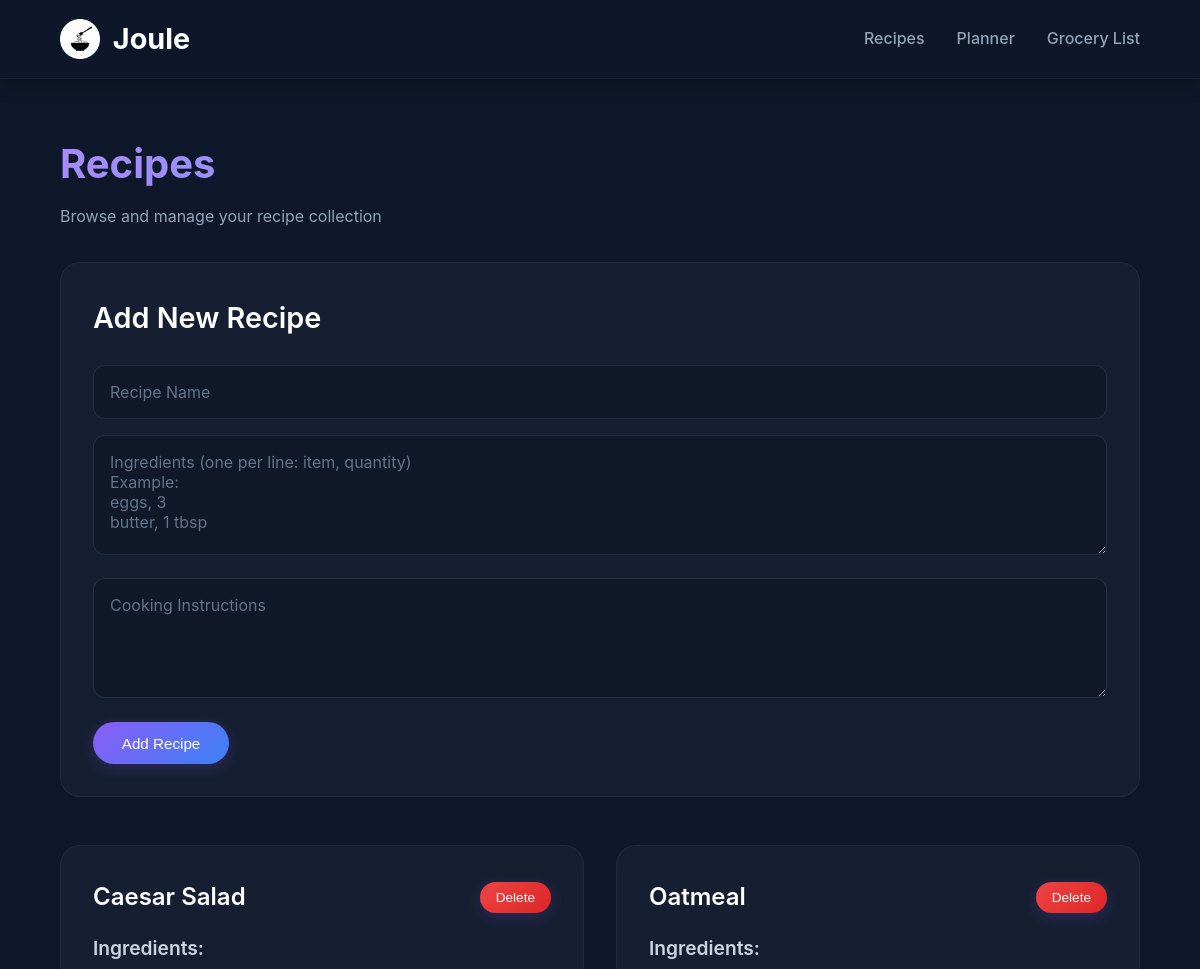
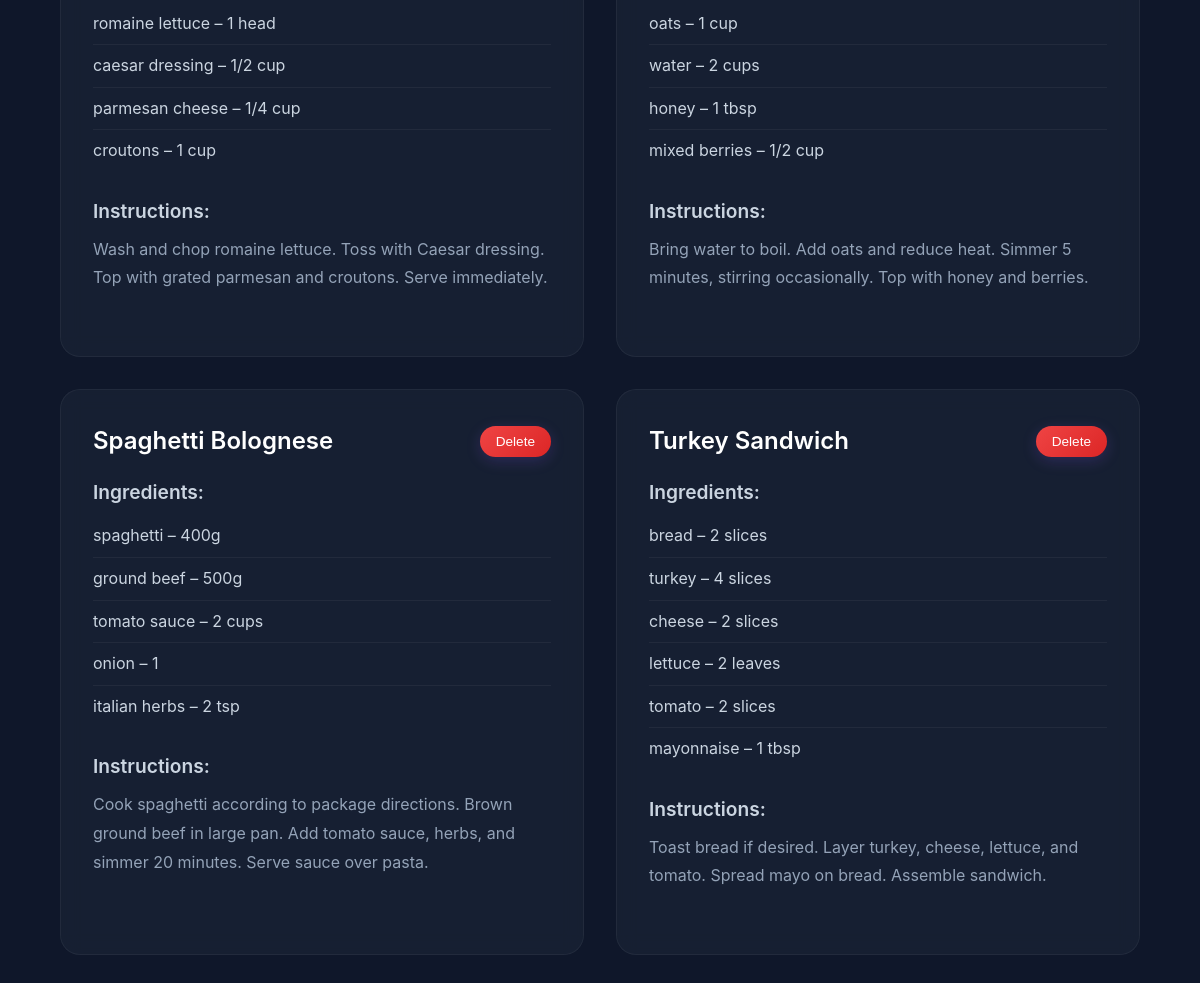
Page /recipes on the earlier database version (2 pictures, top to bottom).
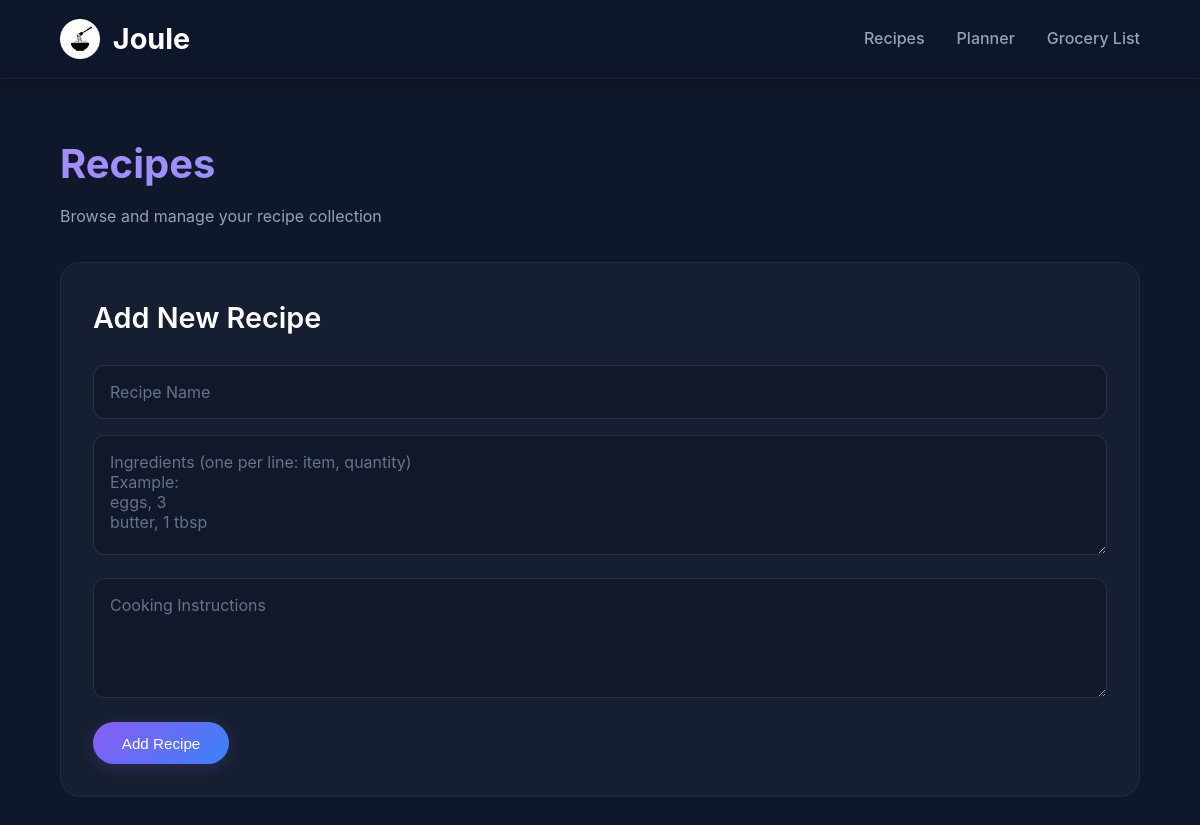
Same page on the later database version.
### tables this page shows
CREATE TABLE recipes (
                id INTEGER PRIMARY KEY AUTOINCREMENT,
                name TEXT NOT NULL,
                instructions TEXT NOT NULL
            );

CREATE TABLE ingredients (
                id INTEGER PRIMARY KEY AUTOINCREMENT,
                recipe_id INTEGER NOT NULL,
                item TEXT NOT NULL,
                quantity TEXT NOT NULL,
                FOREIGN KEY (recipe_id) REFERENCES recipes (id) ON DELETE CASCADE
            );

### app.py (the view)
@app.route('/recipes')
def recipes():
    with closing(get_db()) as db:
        recipes = db.execute('SELECT * FROM recipes ORDER BY name').fetchall()
        recipe_list = []
        for recipe in recipes:
            ingredients = db.execute('SELECT item, quantity FROM ingredients WHERE recipe_id = ?', (recipe['id'],)).fetchall()
            recipe_list.append({
                'id': recipe['id'],
                'name': recipe['name'],
                'instructions': recipe['instructions'],
                'ingredients': ingredients
            })
    return render_template('recipes.html', recipes=recipe_list)

### app.py (called while the page is built)
def get_db():
    conn = sqlite3.connect(app.config['DATABASE'])
    conn.row_factory = sqlite3.Row
    return conn

### templates/recipes.html (shortened to what this page needs)
{% extends "base.html" %}
{% block content %}
<h2>Recipes</h2>
<p>Browse and manage your recipe collection</p>
<div class="recipe-form">
    <h3>Add New Recipe</h3>
    <input type="text" id="recipe-name" placeholder="Recipe Name">
    <textarea id="recipe-ingredients" placeholder="Ingredients (one per line: item, quantity)&#10;Example:&#10;eggs, 3&#10;butter, 1 tbsp"></textarea>
    <textarea id="recipe-instructions" placeholder="Cooking Instructions"></textarea>
    <button onclick="addRecipe()" class="btn">Add Recipe</button>
</div>
<div class="recipes-list">
    {% for r in recipes %}
    <div class="recipe-card">
        <div style="display: flex; justify-content: space-between; align-items: center; margin-bottom: 1rem;">
            <h3 style="margin-bottom: 0;">{{ r.name }}</h3>
            <button onclick="deleteRecipe({{ r.id }}, '{{ r.name }}')" class="btn" style="background: linear-gradient(135deg, #ef4444 0%, #dc2626 100%); padding: 0.5rem 1rem; font-size: 0.85rem;">Delete</button>
        </div>
        <div class="recipe-section">
            <h4>Ingredients:</h4>
            <ul class="ingredients-list">
                {% for ing in r.ingredients %}
                <li>{{ ing.item }} – {{ ing.quantity }}</li>
                {% endfor %}
            </ul>
        </div>
        <div class="recipe-section">
            <h4>Instructions:</h4>
            <p class="recipe-instructions">{{ r.instructions }}</p>
        </div>
    </div>
    {% endfor %}
</div>
{% endblock %}

### templates/base.html (shortened to what this page needs)
<!DOCTYPE html>
<html lang="en">
<head>
    <link rel="stylesheet" type="text/css" href="./static/css/styles.css">
</head>
<body>
<nav>
    <div class="nav-content">
        <div class="logo-container" onclick="location.href='/';" style="cursor: pointer;">
            <img src="./static/images/logo.png" alt="Joule Logo">
            <div class="logo-text">Joule</div>
        </div>
        <div class="nav-links" id="navLinks">
            <a href="/recipes">Recipes</a>
            <a href="/meal-plan">Planner</a>
            <a href="/grocery-list">Grocery List</a>
        </div>
    </div>
</nav>
<div class="container">
    {% block content %}{% endblock %}
</div>
</body>
</html>

### static/css/styles.css (style rules this page uses)
* { margin: 0; padding: 0; box-sizing: border-box; }
body { font-family: -apple-system, BlinkMacSystemFont, 'Segoe UI', Roboto, Oxygen, Ubuntu, Cantarell, sans-serif; line-height: 1.6; color: #e2e8f0; background: #0f172a; overflow-x: hidden; }
nav { position: fixed; top: 0; width: 100%; background: rgba(15, 23, 42, 0.95); backdrop-filter: blur(10px); padding: 1rem 5%; z-index: 1000; box-shadow: 0 2px 20px rgba(0, 0, 0, 0.3); border-bottom: 1px solid rgba(255, 255, 255, 0.05); }
.nav-content { max-width: 1200px; margin: 0 auto; display: flex; justify-content: space-between; align-items: center; }
.logo-container { display: flex; align-items: center; gap: 0.8rem; }
.logo-container img { width: 40px; height: 40px; object-fit: contain; }
.logo-text { font-size: 1.8rem; font-weight: 700; color: #ffffff; }
.nav-links { display: flex; gap: 2rem; align-items: center; }
.nav-links a { text-decoration: none; color: #94a3b8; font-weight: 500; transition: color 0.3s ease; white-space: nowrap; }
.container { max-width: 1200px; margin: 100px auto 2rem; padding: 2rem 5%; }
h2 { font-size: 2.5rem; font-weight: 700; margin-bottom: 0.5rem; background: linear-gradient(135deg, #a78bfa 0%, #60a5fa 100%); -webkit-background-clip: text; -webkit-text-fill-color: transparent; background-clip: text; }
h3 { font-size: 1.8rem; font-weight: 600; color: #ffffff; margin-bottom: 1rem; }
p { color: #94a3b8; margin-bottom: 2rem; }
.btn { padding: 0.8rem 1.8rem; background: linear-gradient(135deg, #8b5cf6 0%, #3b82f6 100%); color: white; border: none; border-radius: 25px; font-weight: 500; font-size: 0.95rem; cursor: pointer; transition: all 0.3s ease; box-shadow: 0 4px 15px rgba(139, 92, 246, 0.2); }
.recipe-form { background: rgba(30, 41, 59, 0.5); border: 1px solid rgba(255, 255, 255, 0.05); border-radius: 20px; padding: 2rem; margin-bottom: 3rem; backdrop-filter: blur(10px); }
.recipe-form h3 { margin-bottom: 1.5rem; }
.recipe-form input, .recipe-form textarea { width: 100%; padding: 1rem; margin-bottom: 1rem; background: rgba(15, 23, 42, 0.8); border: 1px solid rgba(255, 255, 255, 0.1); border-radius: 12px; color: #e2e8f0; font-family: inherit; font-size: 1rem; transition: all 0.3s ease; }
.recipe-form textarea { min-height: 120px; resize: vertical; }
.recipe-form input::placeholder, .recipe-form textarea::placeholder { color: #64748b; }

Differences in the rows shown:
removed recipes: name "Caesar Salad", instructions "Wash and chop romaine lettuce. Toss with Caesar dressing. Top with grated parmesan and croutons. Serve immediately."
no longer on this page (row edited): ingredients: item "romaine lettuce", quantity "1 head", shown under "Caesar Salad"
no longer on this page (row edited): ingredients: item "caesar dressing", quantity "1/2 cup", shown under "Caesar Salad"
removed ingredients: item "parmesan cheese", quantity "1/4 cup", shown under "Caesar Salad"
removed ingredients: item "croutons", quantity "1 cup", shown under "Caesar Salad"
removed recipes: name "Oatmeal", instructions "Bring water to boil. Add oats and reduce heat. Simmer 5 minutes, stirring occasionally. Top with honey and berries."
removed ingredients: item "oats", quantity "1 cup", shown under "Oatmeal"
removed ingredients: item "water", quantity "2 cups", shown under "Oatmeal"
removed ingredients: item "honey", quantity "1 tbsp", shown under "Oatmeal"
removed ingredients: item "mixed berries", quantity "1/2 cup", shown under "Oatmeal"
removed recipes: name "Spaghetti Bolognese", instructions "Cook spaghetti according to package directions. Brown ground beef in large pan. Add tomato sauce, herbs, and simmer 20 minutes. Serve sauce over pasta."
removed ingredients: item "spaghetti", quantity "400g", shown under "Spaghetti Bolognese"
removed ingredients: item "ground beef", quantity "500g", shown under "Spaghetti Bolognese"
removed ingredients: item "tomato sauce", quantity "2 cups", shown under "Spaghetti Bolognese"
removed ingredients: item "onion", quantity "1", shown under "Spaghetti Bolognese"
removed ingredients: item "italian herbs", quantity "2 tsp", shown under "Spaghetti Bolognese"
removed recipes: name "Turkey Sandwich", instructions "Toast bread if desired. Layer turkey, cheese, lettuce, and tomato. Spread mayo on bread. Assemble sandwich."
removed ingredients: item "bread", quantity "2 slices", shown under "Turkey Sandwich"
removed ingredients: item "turkey", quantity "4 slices", shown under "Turkey Sandwich"
removed ingredients: item "cheese", quantity "2 slices", shown under "Turkey Sandwich"
removed ingredients: item "lettuce", quantity "2 leaves", shown under "Turkey Sandwich"
removed ingredients: item "tomato", quantity "2 slices", shown under "Turkey Sandwich"
removed ingredients: item "mayonnaise", quantity "1 tbsp", shown under "Turkey Sandwich"
